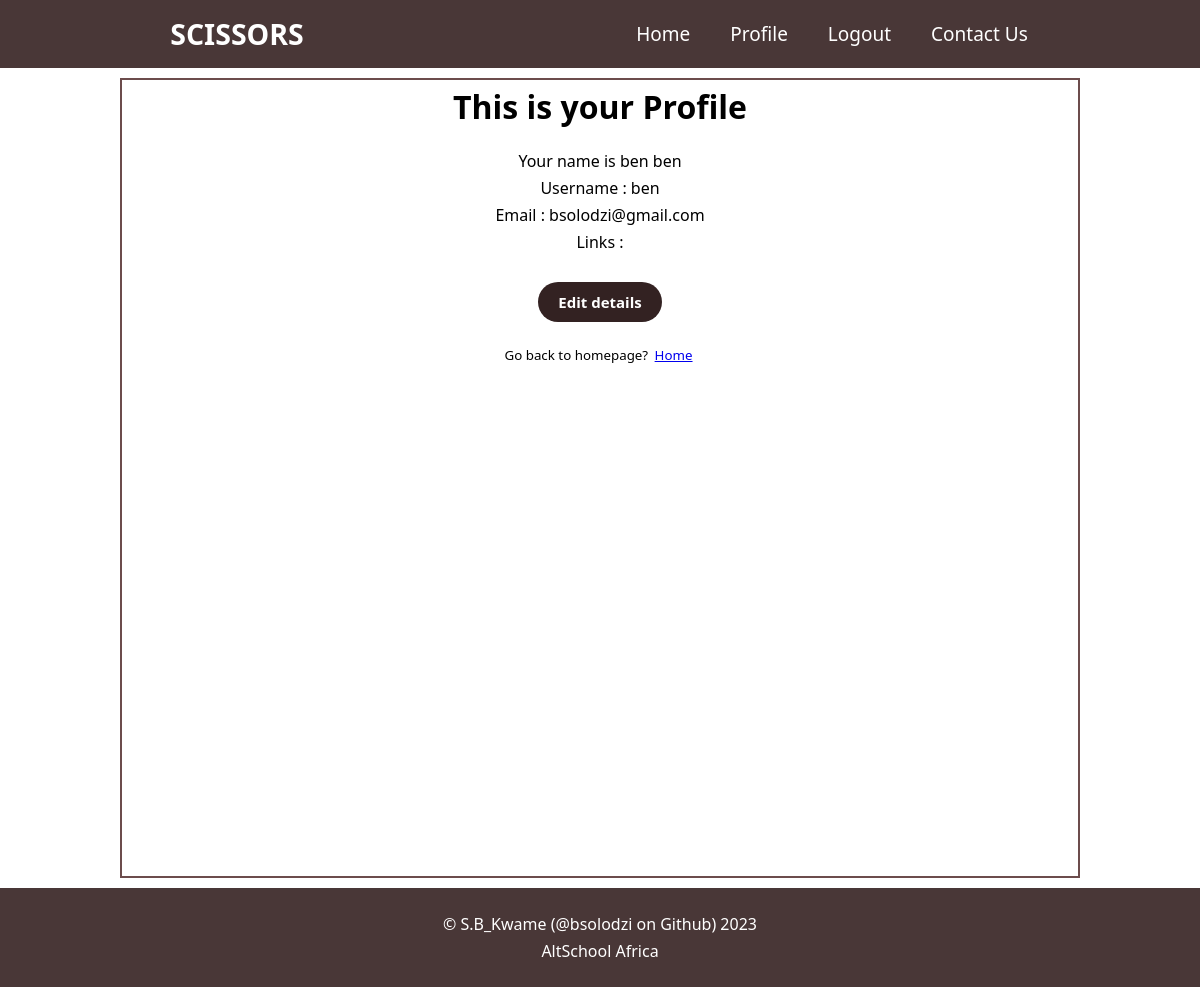
Page /profile (signed in) on the earlier database version.
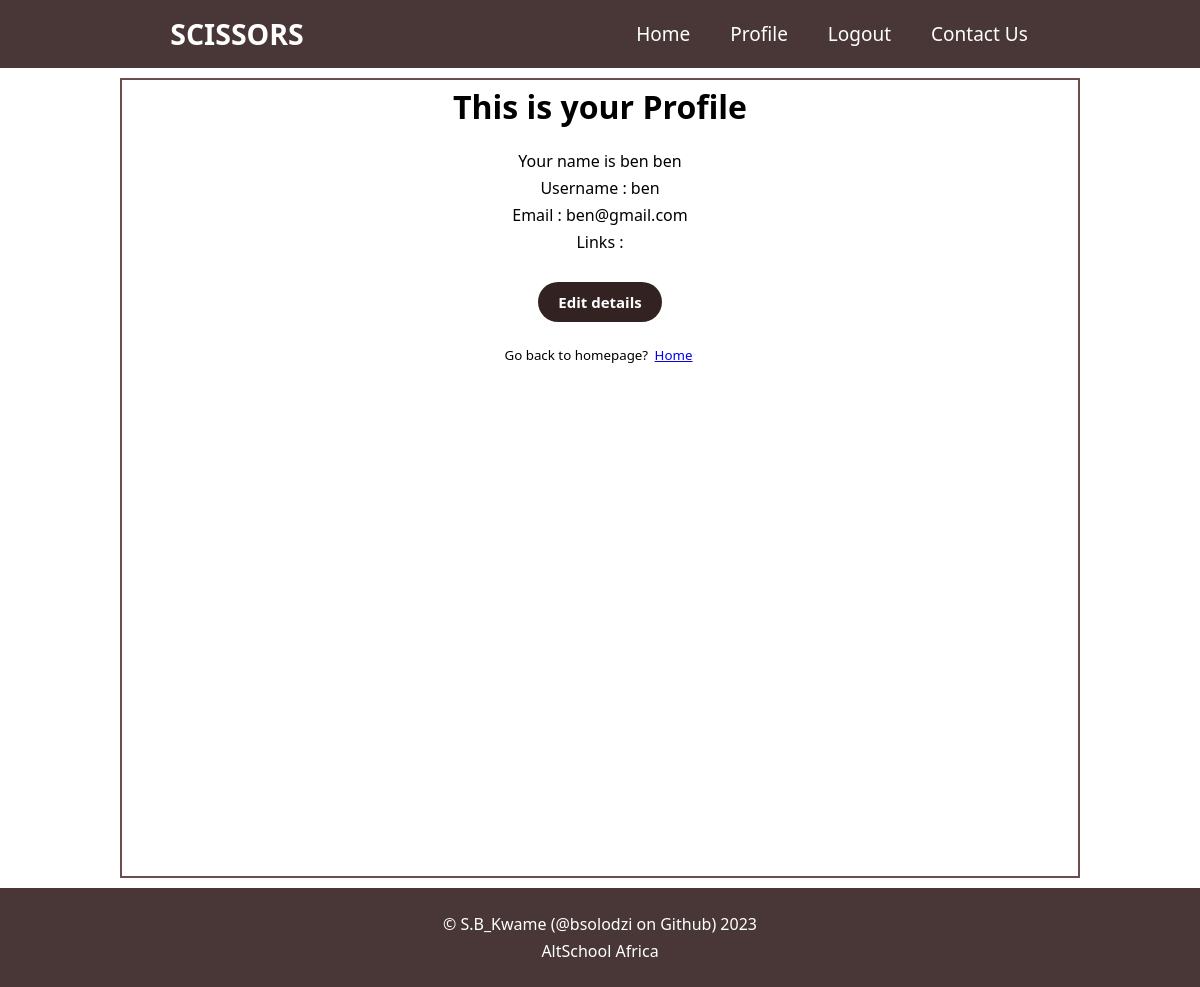
Same page on the later database version.
### app.py (models this page shows, shortened)
class User (db.Model, UserMixin):
    __tablename__ = "users"
    id = db.Column(db.Integer(), primary_key=True)
    username = db.Column(db.String(255), nullable=False, unique=True)
    first_name = db.Column(db.String(50), nullable=False)
    last_name = db.Column(db.String(50), nullable=False)
    email = db.Column(db.String(255), nullable=False, unique=True)
    password_hash = db.Column(db.Text(), nullable=False)
    links = db.relationship('Link', backref='user')

### app.py (the view)
@app.route('/profile')
@login_required
def profile():
    return render_template('profile.html')

### app.py (called while the page is built)
@login_manager.user_loader
def load_user(user_id):
    return User.query.get(int(user_id))

### templates/profile.html
{% extends 'base.html' %}
{% block content %}
    <h1>This is your Profile</h1>
    <form action="" >
        <div class="form-group">
            <p>Your name is {{current_user.first_name}} {{current_user.last_name}}</p>
            <p>Username : {{current_user.username}}</p>
            <p>Email : {{current_user.email}}</p>
            <p> Links : {{current_user.link}}</p>
        </div>
        <div class="form-group">
            <input type="submit" value="Edit details" class="mybtn">
        </div>
        <small class="form-group">
            Go back to homepage? <a href="{{url_for('home')}}" class="">Home</a>
        </small>
    </form>
{% endblock content %}

### templates/base.html (shortened to what this page needs)
<!DOCTYPE html>
<html lang="en">
  <head>
    <link
      rel="stylesheet"
      href="{{url_for ('static',filename='css/main.css')}}"
    />
  </head>
  <body>
    <header>
      <div class="logo">
        <a href="/"><h2>SCISSORS</h2></a>
      </div>
      <div class="nav-item">
        {% if current_user.is_authenticated %}
        <a href="{{url_for('home')}}">Home</a>
        <a href="{{url_for('profile')}}">Profile</a>
        <a href="{{url_for('logout')}}">Logout</a>
        <a href="{{url_for('contact')}}">Contact Us</a>
        {% else %}
        <a href="{{url_for('home')}}">Home</a>
        <a href="{{url_for('create_account')}}">Sign up</a>
        <a href="{{url_for('login')}}">Log in</a>
        <a href="{{url_for('contact')}}">Contact Us</a>
        {% endif %}
      </div>
    </header>
    <main class="container">{% block content %} {% endblock content %}</main>
    <footer>
      <p class="footer">
        <center>
          &copy; S.B_Kwame (@bsolodzi on Github)
          <p>AltSchool Africa</p>
        </center>
      </p>
    </footer>
  </body>
</html>

### static/css/main.css (style rules this page uses)
* { font-family: system-ui, 'Segoe UI', 'Open Sans', 'Helvetica Neue', sans-serif; margin: auto; box-sizing: border-box; }
a { text-decoration: underline; margin: 0 3px; }
header { background-color: rgb(73, 55, 55); padding: 5px; color: white; display: flex; justify-content: space-between; }
header a { float: left; text-align: right; color: #000; text-decoration: wheat; font-size: 18px; font-size: 19px; padding: 5px 5px; border: 0; transition: all 1.2s; }
.logo a { color: white; }
.nav-item a { margin: 10px; color: white; padding: 5px 10px; }
main { min-height: 100vh; }
form { width:auto; }
.form-group { padding: 12px 10px; }
.mybtn { padding: 10px 20px; background-color: rgb(51, 34, 34); border: none; color: white; font-weight: bold; border-radius: 20px; transition: all 1.5s; text-decoration: none; }
.container { margin:10px auto; width: 80%; border: 2px rgb(108, 76, 76) solid; }
input { border-radius: 10px; align-items: left; text-align: left; font-size: 15px; }
footer { padding: 20px; background-color: rgb(73, 55, 55); color: white; }
h1, h2, h3, p { margin: 5px 10px; text-align: center; }
form { display: flex; flex-direction: column; }

Differences in the rows shown:
changed User "ben": email "bsolodzi@gmail.com" → "ben@gmail.com"
